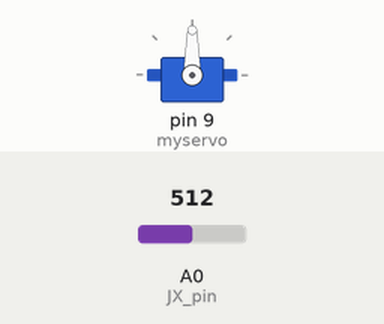
The sketch below on a simulated Arduino Uno, built with avr-gcc and run on an emulated ATmega328P. Parts: servo. Inputs (shaded band) come from the test bench; at power-on: A0 (JX_pin) = 512.

Above: at 1.2 s.
1.3 s: A0 (JX_pin) set to 716
At 2.4 s:
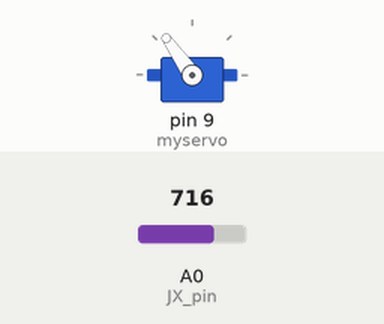
2.8 s: A0 (JX_pin) set to 900
At 3.5 s:
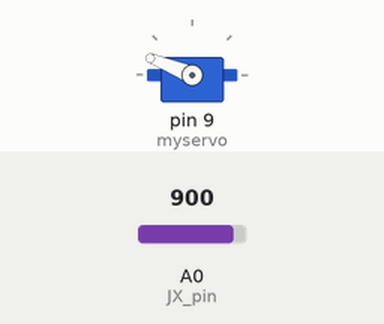
4.3 s: A0 (JX_pin) set to 1023
At 4.6 s:
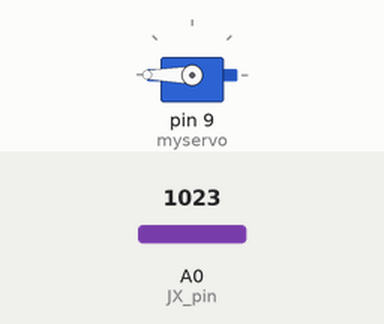
5.8 s: A0 (JX_pin) set to 306
At 7.0 s:
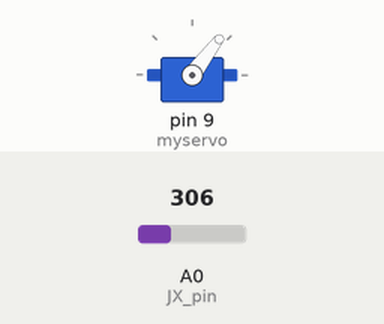
7.3 s: A0 (JX_pin) set to 122
At 8.1 s:
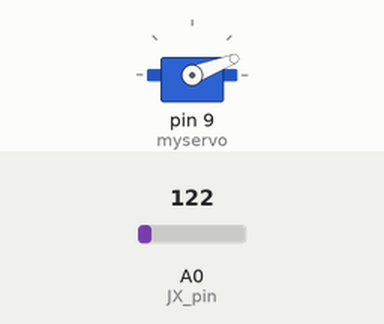
Timing chart, 0 to 9.8 s (numbered marks = the images above; inputs shaded):
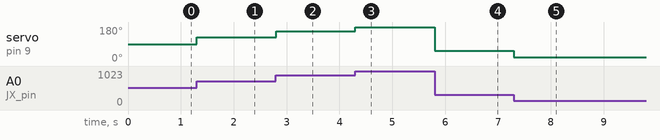

Measured:
- after the input at 1.3 s, servo on pin 9 (myservo): 90° → 125° at once
- after the input at 2.8 s, servo on pin 9 (myservo): 125° → 158° at once
- after the input at 4.3 s, servo on pin 9 (myservo): 158° → 180° at once
- after the input at 5.8 s, servo on pin 9 (myservo): 180° → 53° at once
- after the input at 7.3 s, servo on pin 9 (myservo): 53° → 21° at once

The sketch:

controlling_servo__with_joystick.ino
```cpp
#include <Servo.h>
#define Servo_pin 9
#define JX_pin 0

Servo myservo;
int joyX_in;
int servo_angle;

void setup() {
  myservo.attach(9);
}

void loop() {
  joyX_in = analogRead(JX_pin);
  servo_angle = map(joyX_in, 0, 1023, 0,180);
  myservo.write(servo_angle);
//  myservo.write(joyX_in);
}
```
